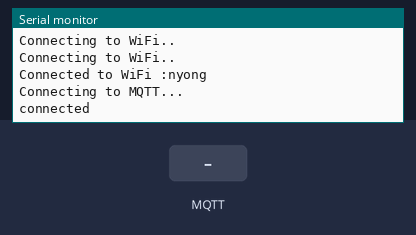
Simulated run of this sketch. Board: ESP8266 (NodeMCU). On the bench: the last lines printed to the serial monitor. Inputs (shaded band) come from the test bench. WiFi joins after 1.5 s; servers stay silent unless stated; no MQTT or app messages arrive unless stated.

Above: at 3.7 s.
3.8 s: MQTT message "1" arrives on the first subscribed topic
At 5.3 s:
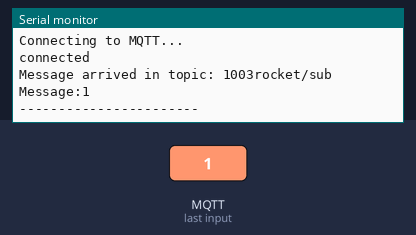
6.0 s: MQTT message "on" arrives on the first subscribed topic
At 6.9 s:
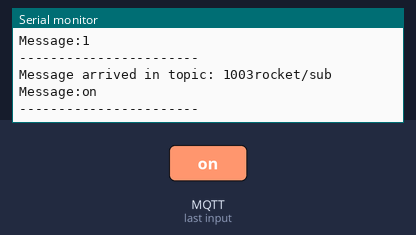
8.0 s: MQTT message "off" arrives on the first subscribed topic
At 9.8 s:
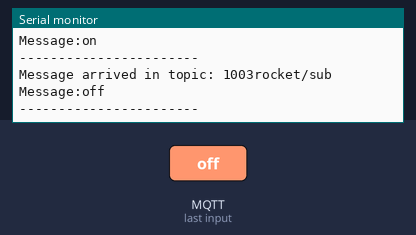

The sketch:

nodeMCUToServer.ino
```cpp
#include <ESP8266WiFi.h>
#include <PubSubClient.h>

//Enter your wifi credentials
const char* ssid = "nyong";
const char* password =  "321321321";

//Enter your mqtt server configurations
const char* mqttServer = "driver.cloudmqtt.com";    //Enter Your mqttServer address
const int mqttPort = 18659;       //Port number
const char* mqttUser = "qgigavut"; //User
const char* mqttPassword = "vhLIo8HOH6wQ"; //Password

WiFiClient espClient;
PubSubClient client(espClient);

char MQTT_send_data[100] = "";

String str;
char str2[50] = "";

void setup() {
  delay(1000);
  Serial.begin(115200);

  WiFi.begin(ssid, password);

  while (WiFi.status() != WL_CONNECTED) {
    delay(500);
    Serial.println("Connecting to WiFi..");
  }
  Serial.print("Connected to WiFi :");
  Serial.println(WiFi.SSID());

  client.setServer(mqttServer, mqttPort);
  client.setCallback(MQTTcallback);

  while (!client.connected()) {
    Serial.println("Connecting to MQTT...");

    if (client.connect("ESP8266", mqttUser, mqttPassword )) {

      Serial.println("connected");

    } else {

      Serial.print("failed with state ");
      Serial.println(client.state());  //If you get state 5: mismatch in configuration
      delay(2000);

    }
  }

  client.publish("1003rocket/pub", "Hello from ESP8266");
  client.subscribe("1003rocket/sub");

}

void MQTTcallback(char* topic, byte* payload, unsigned int length) {

  Serial.print("Message arrived in topic: ");
  Serial.println(topic);

  Serial.print("Message:");

  String message;
  for (int i = 0; i < length; i++) {
    message = message + (char)payload[i];  //Conver *byte to String
  }
  Serial.println(message);
  Serial.println("-----------------------");
}

void loop() {
  client.loop();
  str = Serial.readString();
  str.toCharArray(str2, str.length());
  sprintf(MQTT_send_data, "%s", str2); //데이터값 입력하는 부분
  client.publish("1003rocket/pub", MQTT_send_data);

  delay(1000);
}
```

Measured:
- after the input at 3.8 s, the serial monitor: prints a new line after 0.76 s (image 1)
- after the input at 6.0 s, the serial monitor: prints a new line after 0.56 s (image 2)
- after the input at 8.0 s, the serial monitor: prints a new line after 0.56 s (image 3)
